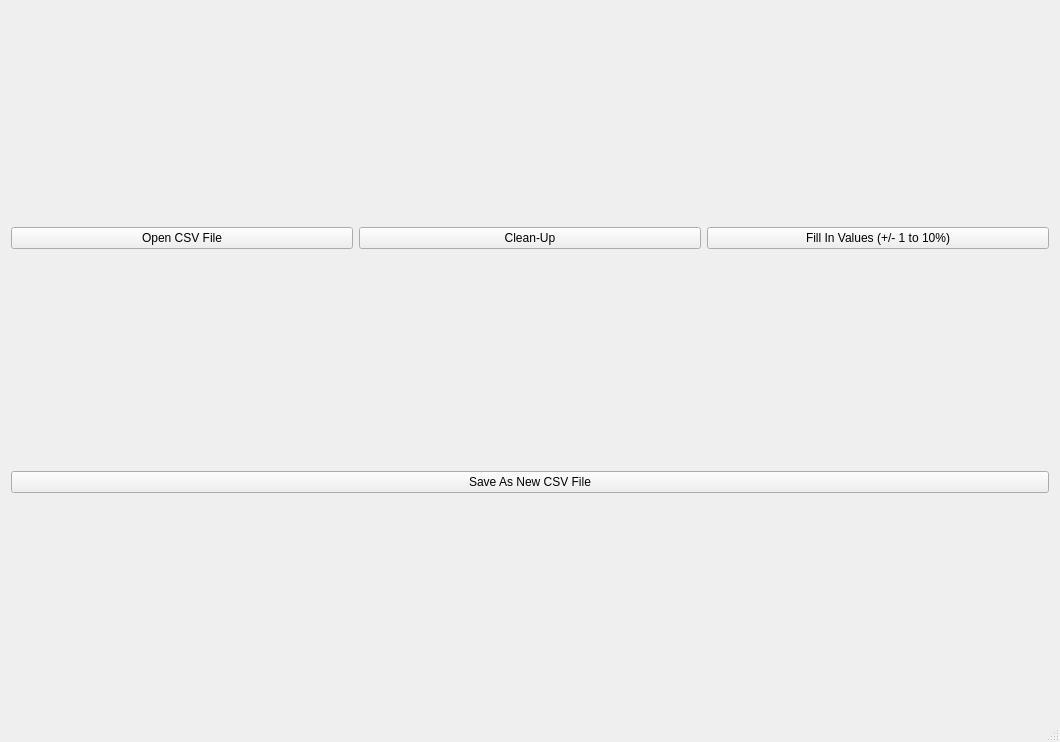
<?xml version="1.0" encoding="UTF-8"?>
<ui version="4.0">
 <class>MainWindow</class>
 <widget class="QMainWindow" name="MainWindow">
  <property name="geometry">
   <rect>
    <x>0</x>
    <y>0</y>
    <width>1060</width>
    <height>742</height>
   </rect>
  </property>
  <property name="windowTitle">
   <string>MainWindow</string>
  </property>
  <widget class="QWidget" name="centralWidget">
   <layout class="QGridLayout" name="gridLayout">
    <item row="2" column="0">
     <widget class="QPushButton" name="saveAsNewCsvFileButton">
      <property name="text">
       <string>Save As New CSV File</string>
      </property>
     </widget>
    </item>
    <item row="0" column="0">
     <layout class="QHBoxLayout" name="horizontalLayout">
      <item>
       <widget class="QPushButton" name="openCsvFileButton">
        <property name="text">
         <string>Open CSV File</string>
        </property>
       </widget>
      </item>
      <item>
       <widget class="QPushButton" name="cleanUpButton">
        <property name="text">
         <string>Clean-Up</string>
        </property>
       </widget>
      </item>
      <item>
       <widget class="QPushButton" name="fillInValuesButton">
        <property name="text">
         <string>Fill In Values (+/- 1 to 10%)</string>
        </property>
       </widget>
      </item>
     </layout>
    </item>
    <item row="1" column="0">
     <layout class="QVBoxLayout" name="dbTableLayout"/>
    </item>
   </layout>
  </widget>
  <widget class="QMenuBar" name="menuBar">
   <property name="geometry">
    <rect>
     <x>0</x>
     <y>0</y>
     <width>1060</width>
     <height>20</height>
    </rect>
   </property>
  </widget>
  <widget class="QStatusBar" name="statusBar"/>
 </widget>
 <layoutdefault spacing="6" margin="11"/>
 <resources/>
 <connections/>
</ui>
